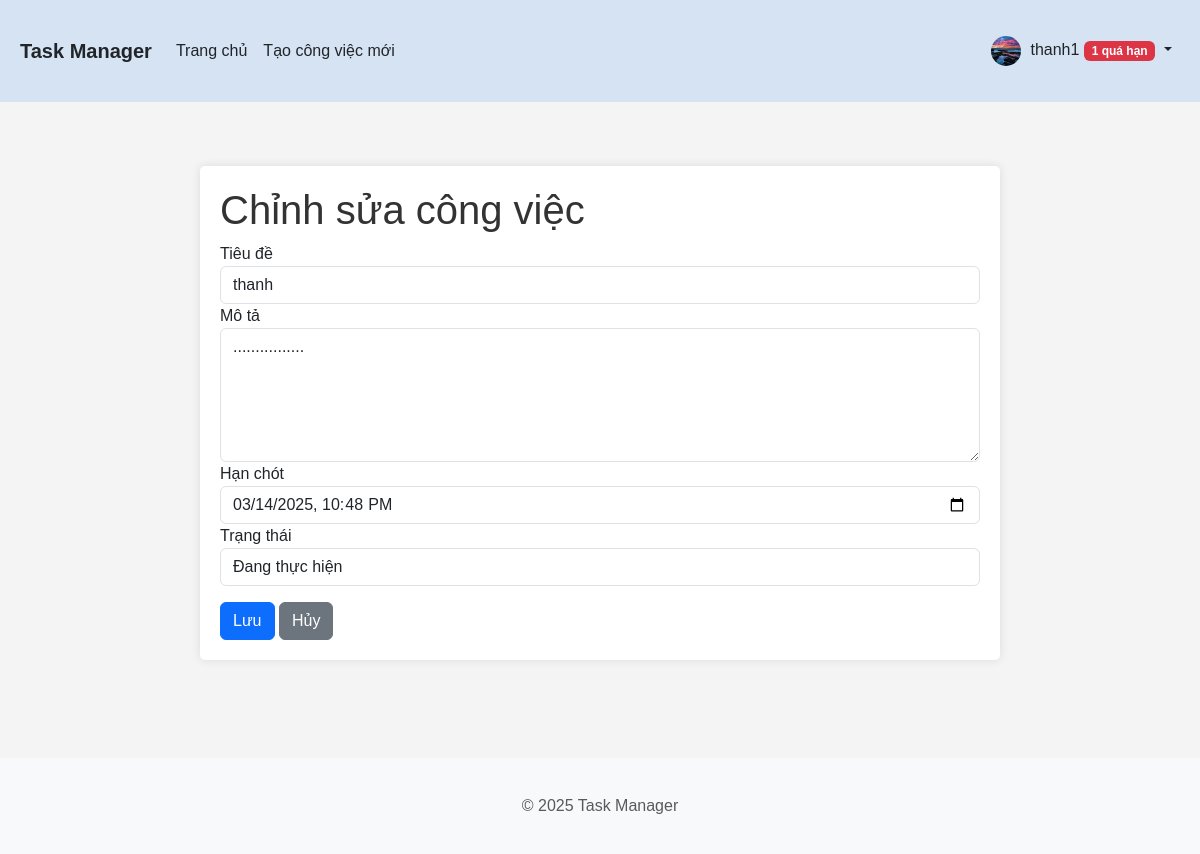
Before: /edit/4 (signed in) with the older database file.
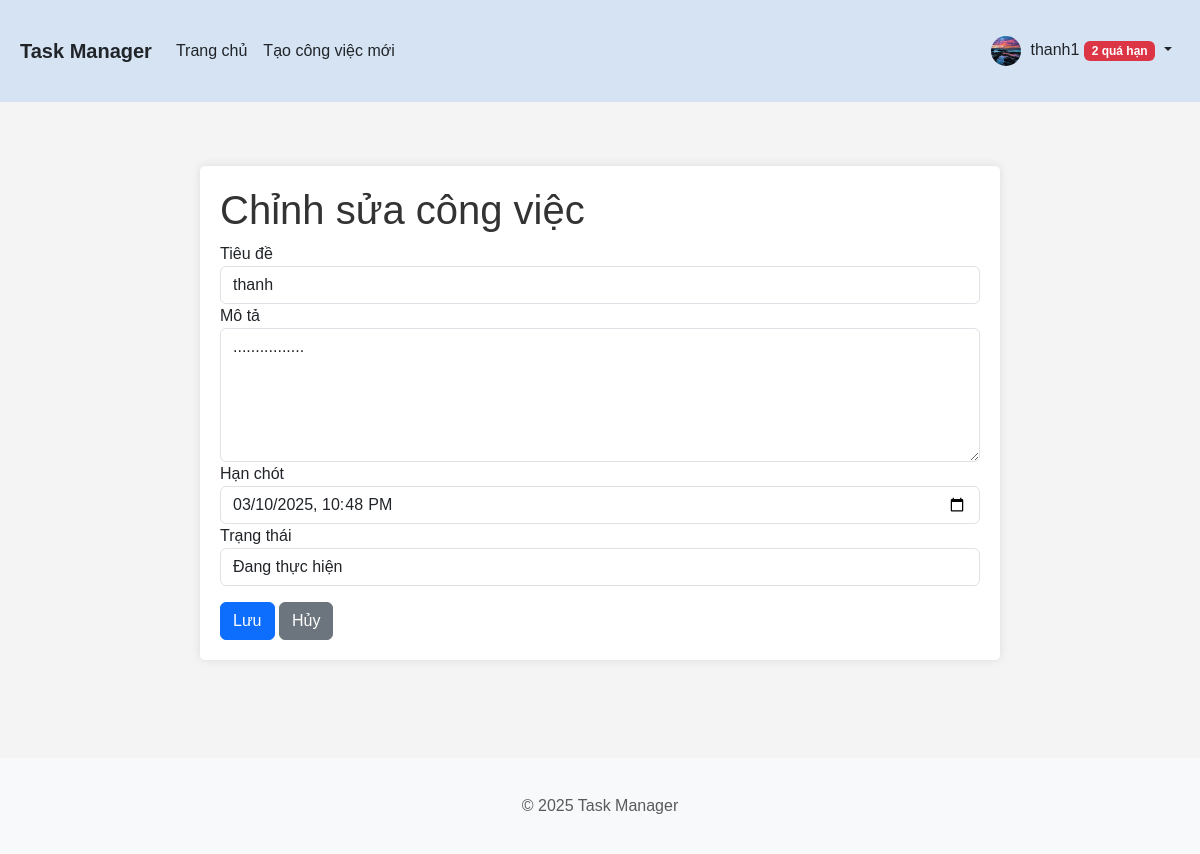
After: the same page with the newer database file.
### app/models.py (models this page shows, shortened)
class Task(db.Model):
    id = db.Column(db.Integer, primary_key=True)
    title = db.Column(db.String(100), nullable=False)
    description = db.Column(db.Text)
    status = db.Column(db.String(20), default='pending')  # pending, in_progress, completed
    created = db.Column(db.DateTime, default=datetime.utcnow)
    deadline = db.Column(db.DateTime)
    finished = db.Column(db.DateTime)
    user_id = db.Column(db.Integer, db.ForeignKey('user.id'), nullable=False)

### app/routes/tasks.py (the view, shortened to what this page needs)
@bp.route('/edit/<int:task_id>', methods=['GET', 'POST'])
@login_required
def edit(task_id):
    task = Task.query.get_or_404(task_id)
    if not current_user.is_admin and task.user_id != current_user.id:
        flash('Bạn không có quyền chỉnh sửa công việc này.', 'danger')
        return redirect(url_for('tasks.index'))
    form = TaskForm(obj=task)
    return render_template('tasks/edit.html', title='Chỉnh sửa công việc', form=form, task=task)

### app/forms.py
class TaskForm(FlaskForm):
    title = StringField('Tiêu đề', validators=[
        DataRequired(message='Tiêu đề không được để trống'),
        Length(min=3, max=100, message='Tiêu đề phải có từ 3 đến 100 ký tự')
    ])
    description = TextAreaField('Mô tả', validators=[Optional()])
    deadline = DateTimeField('Hạn chót', format='%Y-%m-%dT%H:%M', validators=[
        DataRequired(message='Hạn chót không được để trống')
    ])
    status = SelectField('Trạng thái', choices=[
        ('pending', 'Chờ xử lý'),
        ('in_progress', 'Đang thực hiện'),
        ('completed', 'Hoàn thành')
    ], validators=[DataRequired(message='Trạng thái không được để trống')])
    submit = SubmitField('Lưu')
    def __init__(self, *args, **kwargs):
        super(TaskForm, self).__init__(*args, **kwargs)
        if not args and 'obj' not in kwargs:
            self.deadline.data = datetime.now()

### app/models.py (called while the page is built)
    @property
    def overdue_count(self):
        return Task.query.filter_by(user_id=self.id, finished=None).filter(
            Task.deadline < datetime.utcnow()).count()

### app/templates/tasks/edit.html (shortened to what this page needs)
{% extends "base.html" %}
{% block content %}
    <div class="edit-task-container">
        <h1>Chỉnh sửa công việc</h1>
        <form method="POST" action="">
            <div class="form-group">
                {{ form.title.label }}
                {{ form.title(class="form-control") }}
            </div>
            <div class="form-group">
                {{ form.description.label }}
                {{ form.description(class="form-control", rows=5) }}
            </div>
            <div class="form-group">
                {{ form.deadline.label }}
                {{ form.deadline(class="form-control", type="datetime-local") }}
            </div>
            <div class="form-group">
                {{ form.status.label }}
                {{ form.status(class="form-control") }}
            </div>
            <div class="form-group mt-3">
                {{ form.submit(class="btn btn-primary") }}
                <a href="{{ url_for('tasks.index') }}" class="btn btn-secondary">Hủy</a>
            </div>
        </form>
    </div>
{% endblock %}

### app/templates/base.html (shortened to what this page needs)
<!DOCTYPE html>
<html lang="vi">
<head>
    <link href="https://cdn.jsdelivr.net/npm/bootstrap@5.3.0-alpha1/dist/css/bootstrap.min.css" rel="stylesheet">
    <link rel="stylesheet" href="https://cdn.jsdelivr.net/npm/bootstrap-icons@1.11.2/font/bootstrap-icons.css">
    <link rel="stylesheet" href="{{ url_for('static', filename='css/main.css') }}">
</head>
<body>
    <header>
        <nav class="navbar navbar-expand-lg navbar-light">
            <div class="container">
                <a class="navbar-brand" href="{{ url_for('tasks.index') }}">Task Manager</a>
                <div class="collapse navbar-collapse" id="navbarNav">
                    <ul class="navbar-nav me-auto">
                        {% if current_user.is_authenticated %}
                            <li class="nav-item">
                                <a class="nav-link" href="{{ url_for('tasks.index') }}">Trang chủ</a>
                            </li>
                            <li class="nav-item">
                                <a class="nav-link" href="{{ url_for('tasks.create') }}">Tạo công việc mới</a>
                            </li>
                        {% endif %}
                    </ul>
                    <ul class="navbar-nav">
                        {% if current_user.is_authenticated %}
                            <li class="nav-item dropdown">
                                <a class="nav-link dropdown-toggle" href="#" id="navbarDropdown" role="button" data-bs-toggle="dropdown">
                                    {% if current_user.avatar %}
                                        <img src="{{ url_for('static', filename='avatars/' + current_user.avatar) }}" class="rounded-circle avatar-small" alt="Avatar">
                                    {% else %}
                                        <img src="https://avatar-placeholder.iran.liara.run/" class="rounded-circle avatar-small" alt="Avatar">
                                    {% endif %}
                                    {{ current_user.username }}
                                    {% if current_user.overdue_count and current_user.overdue_count > 0 %}
                                        <span class="badge bg-danger">{{ current_user.overdue_count }} quá hạn</span>
                                    {% endif %}
                                </a>
                            </li>
                        {% endif %}
                    </ul>
                </div>
            </div>
        </nav>
    </header>
    <main class="container mt-4">
        {% block content %}{% endblock %}
    </main>
    <footer class="footer mt-5 py-3 bg-light">
        <div class="container text-center">
            <span class="text-muted">&copy; 2025 Task Manager</span>
        </div>
    </footer>
</body>
</html>

Changed rows visible on the page:
changed Task "thanh": deadline "03/14/2025 22:48" → "03/10/2025 22:48"
Other visible differences:
{{ current_user.overdue_count }}: "1" → "2"
